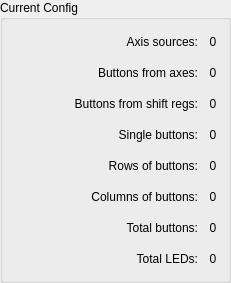
<?xml version="1.0" encoding="UTF-8"?>
<ui version="4.0">
 <class>CurrentConfig</class>
 <widget class="QWidget" name="CurrentConfig">
  <property name="geometry">
   <rect>
    <x>0</x>
    <y>0</y>
    <width>231</width>
    <height>283</height>
   </rect>
  </property>
  <layout class="QHBoxLayout" name="horizontalLayout">
   <property name="spacing">
    <number>0</number>
   </property>
   <property name="leftMargin">
    <number>0</number>
   </property>
   <property name="topMargin">
    <number>0</number>
   </property>
   <property name="rightMargin">
    <number>0</number>
   </property>
   <property name="bottomMargin">
    <number>0</number>
   </property>
   <item>
    <widget class="QGroupBox" name="groupBox_CurrentConfig">
     <property name="title">
      <string>Current Config</string>
     </property>
     <layout class="QGridLayout" name="gridLayout_2" columnstretch="5,0">
      <property name="leftMargin">
       <number>9</number>
      </property>
      <property name="rightMargin">
       <number>6</number>
      </property>
      <item row="0" column="0">
       <widget class="QLabel" name="text_AxisSources">
        <property name="text">
         <string>Axis sources:</string>
        </property>
        <property name="alignment">
         <set>Qt::AlignRight|Qt::AlignTrailing|Qt::AlignVCenter</set>
        </property>
       </widget>
      </item>
      <item row="0" column="1">
       <widget class="QLabel" name="label_AxisSources">
        <property name="sizePolicy">
         <sizepolicy hsizetype="Preferred" vsizetype="Preferred">
          <horstretch>0</horstretch>
          <verstretch>0</verstretch>
         </sizepolicy>
        </property>
        <property name="minimumSize">
         <size>
          <width>18</width>
          <height>0</height>
         </size>
        </property>
        <property name="text">
         <string notr="true">0</string>
        </property>
        <property name="alignment">
         <set>Qt::AlignCenter</set>
        </property>
       </widget>
      </item>
      <item row="7" column="0">
       <widget class="QLabel" name="text_TotalLEDs">
        <property name="text">
         <string>Total LEDs:</string>
        </property>
        <property name="alignment">
         <set>Qt::AlignRight|Qt::AlignTrailing|Qt::AlignVCenter</set>
        </property>
       </widget>
      </item>
      <item row="1" column="0">
       <widget class="QLabel" name="text_ButtonsFromAxes">
        <property name="text">
         <string>Buttons from axes:</string>
        </property>
        <property name="alignment">
         <set>Qt::AlignRight|Qt::AlignTrailing|Qt::AlignVCenter</set>
        </property>
       </widget>
      </item>
      <item row="5" column="1">
       <widget class="QLabel" name="label_ColumnsOfButtons">
        <property name="sizePolicy">
         <sizepolicy hsizetype="Preferred" vsizetype="Preferred">
          <horstretch>0</horstretch>
          <verstretch>0</verstretch>
         </sizepolicy>
        </property>
        <property name="minimumSize">
         <size>
          <width>18</width>
          <height>0</height>
         </size>
        </property>
        <property name="text">
         <string notr="true">0</string>
        </property>
        <property name="alignment">
         <set>Qt::AlignCenter</set>
        </property>
       </widget>
      </item>
      <item row="7" column="1">
       <widget class="QLabel" name="label_TotalLEDs">
        <property name="sizePolicy">
         <sizepolicy hsizetype="Preferred" vsizetype="Preferred">
          <horstretch>0</horstretch>
          <verstretch>0</verstretch>
         </sizepolicy>
        </property>
        <property name="minimumSize">
         <size>
          <width>18</width>
          <height>0</height>
         </size>
        </property>
        <property name="text">
         <string notr="true">0</string>
        </property>
        <property name="alignment">
         <set>Qt::AlignCenter</set>
        </property>
       </widget>
      </item>
      <item row="4" column="1">
       <widget class="QLabel" name="label_RowsOfButtons">
        <property name="sizePolicy">
         <sizepolicy hsizetype="Preferred" vsizetype="Preferred">
          <horstretch>0</horstretch>
          <verstretch>0</verstretch>
         </sizepolicy>
        </property>
        <property name="minimumSize">
         <size>
          <width>18</width>
          <height>0</height>
         </size>
        </property>
        <property name="text">
         <string notr="true">0</string>
        </property>
        <property name="alignment">
         <set>Qt::AlignCenter</set>
        </property>
       </widget>
      </item>
      <item row="3" column="0">
       <widget class="QLabel" name="text_SingleButtons">
        <property name="text">
         <string>Single buttons:</string>
        </property>
        <property name="alignment">
         <set>Qt::AlignRight|Qt::AlignTrailing|Qt::AlignVCenter</set>
        </property>
       </widget>
      </item>
      <item row="5" column="0">
       <widget class="QLabel" name="text_ColumnsOfButtons">
        <property name="text">
         <string>Columns of buttons:</string>
        </property>
        <property name="alignment">
         <set>Qt::AlignRight|Qt::AlignTrailing|Qt::AlignVCenter</set>
        </property>
       </widget>
      </item>
      <item row="4" column="0">
       <widget class="QLabel" name="text_RowsOfButtons">
        <property name="text">
         <string>Rows of buttons:</string>
        </property>
        <property name="alignment">
         <set>Qt::AlignRight|Qt::AlignTrailing|Qt::AlignVCenter</set>
        </property>
       </widget>
      </item>
      <item row="6" column="0">
       <widget class="QLabel" name="text_TotalButtons">
        <property name="text">
         <string>Total buttons:</string>
        </property>
        <property name="alignment">
         <set>Qt::AlignRight|Qt::AlignTrailing|Qt::AlignVCenter</set>
        </property>
       </widget>
      </item>
      <item row="1" column="1">
       <widget class="QLabel" name="label_ButtonFromAxes">
        <property name="sizePolicy">
         <sizepolicy hsizetype="Preferred" vsizetype="Preferred">
          <horstretch>0</horstretch>
          <verstretch>0</verstretch>
         </sizepolicy>
        </property>
        <property name="minimumSize">
         <size>
          <width>18</width>
          <height>0</height>
         </size>
        </property>
        <property name="text">
         <string notr="true">0</string>
        </property>
        <property name="alignment">
         <set>Qt::AlignCenter</set>
        </property>
       </widget>
      </item>
      <item row="3" column="1">
       <widget class="QLabel" name="label_SingleButtons">
        <property name="sizePolicy">
         <sizepolicy hsizetype="Preferred" vsizetype="Preferred">
          <horstretch>0</horstretch>
          <verstretch>0</verstretch>
         </sizepolicy>
        </property>
        <property name="minimumSize">
         <size>
          <width>18</width>
          <height>0</height>
         </size>
        </property>
        <property name="text">
         <string notr="true">0</string>
        </property>
        <property name="alignment">
         <set>Qt::AlignCenter</set>
        </property>
       </widget>
      </item>
      <item row="6" column="1">
       <widget class="QLabel" name="label_TotalButtons">
        <property name="sizePolicy">
         <sizepolicy hsizetype="Preferred" vsizetype="Preferred">
          <horstretch>0</horstretch>
          <verstretch>0</verstretch>
         </sizepolicy>
        </property>
        <property name="minimumSize">
         <size>
          <width>18</width>
          <height>0</height>
         </size>
        </property>
        <property name="text">
         <string notr="true">0</string>
        </property>
        <property name="alignment">
         <set>Qt::AlignCenter</set>
        </property>
       </widget>
      </item>
      <item row="2" column="0">
       <widget class="QLabel" name="text_buttonsFromShiftRegs">
        <property name="text">
         <string>Buttons from shift regs:</string>
        </property>
        <property name="alignment">
         <set>Qt::AlignRight|Qt::AlignTrailing|Qt::AlignVCenter</set>
        </property>
       </widget>
      </item>
      <item row="2" column="1">
       <widget class="QLabel" name="label_ButtonsFromShiftRegs">
        <property name="minimumSize">
         <size>
          <width>18</width>
          <height>0</height>
         </size>
        </property>
        <property name="text">
         <string notr="true">0</string>
        </property>
        <property name="alignment">
         <set>Qt::AlignCenter</set>
        </property>
       </widget>
      </item>
     </layout>
    </widget>
   </item>
  </layout>
 </widget>
 <resources/>
 <connections/>
</ui>
